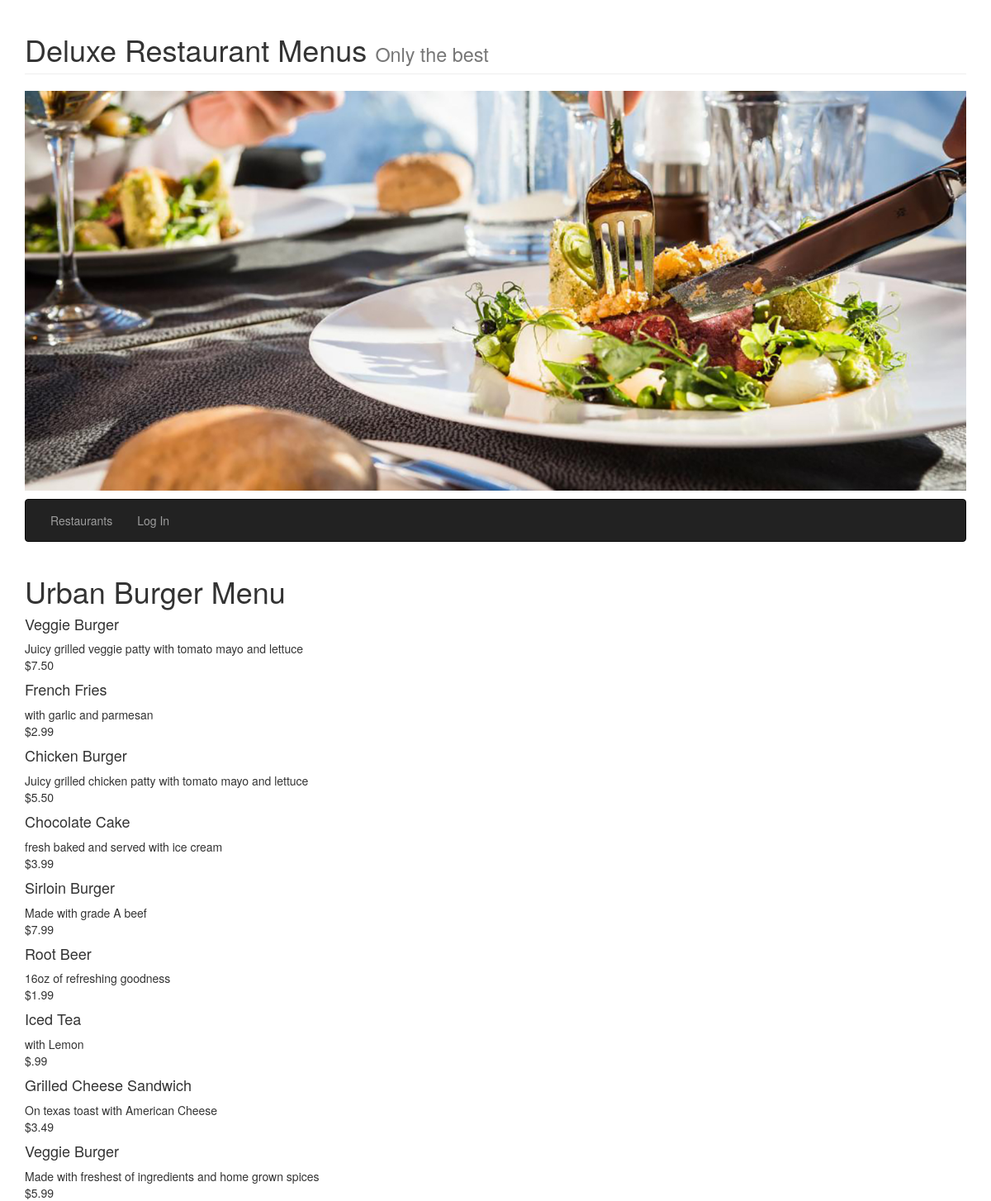
Page /restaurant/1/menu on the committed database.
### models/restaurants.py (models this page shows, shortened)
class Restaurant(db.Model):
    id = db.Column(db.Integer, primary_key=True)
    name = db.Column(db.String(250), nullable=False)
    menu_items = db.relationship("MenuItem", backref="restaurant", cascade='all, delete-orphan')
    user_id = db.Column(db.Integer, db.ForeignKey(User.id))

### models/menu_items.py (models this page shows, shortened)
class MenuItem(db.Model):
    id = db.Column(db.Integer, primary_key=True)
    name = db.Column(db.String(80), nullable=False)
    desc = db.Column(db.String(250))
    price = db.Column(db.String(8))
    course = db.Column(db.String(50))
    restaurant_id = db.Column(db.Integer, db.ForeignKey(Restaurant.id))
    user_id = db.Column(db.Integer, db.ForeignKey(User.id))

### controllers/restaurant_cont.py (the view)
@restaurant.route("/restaurant/<int:restaurant_id>/menu")
def show_menu(restaurant_id):
    current_restaurant = Restaurant.query.get(restaurant_id)
    user_id = login_session.get('id')
    if current_restaurant:
        if user_id:
            return render_template("restaurant/menu.html", restaurant=current_restaurant)
        else:
            return render_template("restaurant/logged_out_menu.html", restaurant=current_restaurant)
    else:
        flash("Restaurant not found. Please try again")
        return render_template("restaurant/index.html", restaurant='')

### templates/restaurant/logged_out_menu.html
{% extends "layout.html" %}
{% block nav %}
    {% include 'restricted_heading.html' %}
{% endblock %}
{% block content %}
    <h1>{{ restaurant.name }} Menu</h1>
    {% for item in restaurant.menu_items %}
        <h4>{{ item.name }}</h4>
        <div>{{ item.desc }}</div>
        <div>{{ item.price }}</div>
    {% endfor %}
{% endblock %}

### templates/layout.html (shortened to what this page needs)
<!DOCTYPE html>
<html lang="en">
<head>
    <link rel="stylesheet" href="https://maxcdn.bootstrapcdn.com/bootstrap/3.3.7/css/bootstrap.min.css">
    <link rel="stylesheet" href="/static/style/custom.css" type="text/css">
</head>
<body>
    <div class="container">
        {% block nav %}
        {% endblock %}
    </div>
    <div class="container">
        {% block content %}
        {% endblock %}
    </div>
</body>
</html>

### templates/restricted_heading.html
<h1 class="page-header">
    Deluxe Restaurant Menus <small>Only the best</small>
</h1>
<div class="row">
    <div class="col-sm-12">
        <img src="/static/img/restaurant.jpg" class="img-responsive">
    </div>
</div>
<nav  class="navbar navbar-inverse">
    <div class="container-fluid">
        <ul class="nav navbar-nav">
            <li><a href="{{ url_for('restaurant.index') }}" >Restaurants</a></li>
            <li><a href="{{ url_for('login.show_login') }}" >Log In</a></li>
        </ul>
    </div>
</nav>

### static/style/custom.css (style rules this page uses)
nav { margin-top: 10px; }

### rows in the picture
Restaurant: name "Urban Burger"
MenuItem: name "Veggie Burger", desc "Juicy grilled veggie patty with tomato mayo and lettuce", price "$7.50"
MenuItem: name "French Fries", desc "with garlic and parmesan", price "$2.99"
MenuItem: name "Chicken Burger", desc "Juicy grilled chicken patty with tomato mayo and lettuce", price "$5.50"
MenuItem: name "Chocolate Cake", desc "fresh baked and served with ice cream", price "$3.99"
MenuItem: name "Sirloin Burger", desc "Made with grade A beef", price "$7.99"
MenuItem: name "Root Beer", desc "16oz of refreshing goodness", price "$1.99"
MenuItem: name "Iced Tea", desc "with Lemon", price "$.99"
MenuItem: name "Grilled Cheese Sandwich", desc "On texas toast with American Cheese", price "$3.49"
MenuItem: name "Veggie Burger", desc "Made with freshest of ingredients and home grown spices", price "$5.99"
